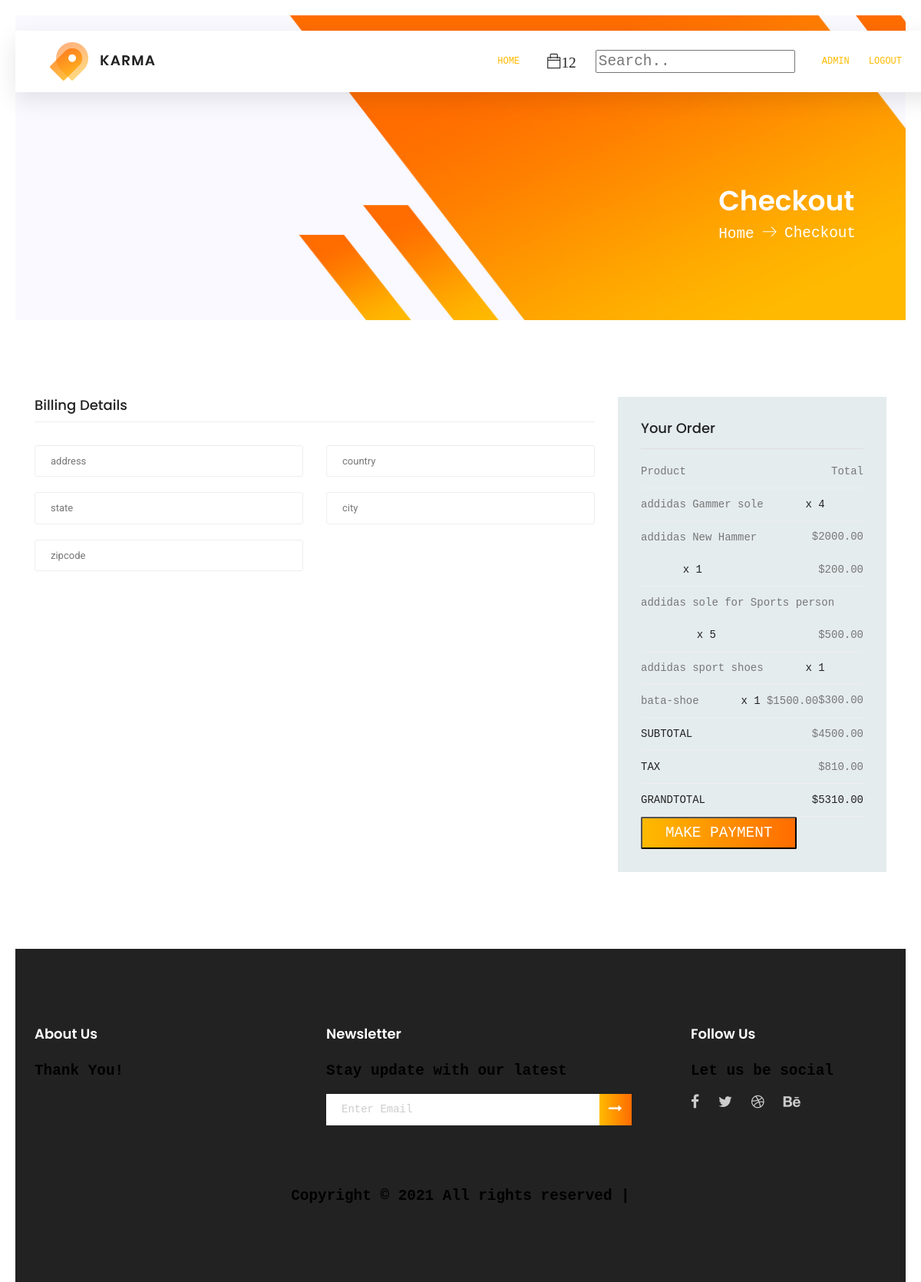
Screenshot of /checkout/ (signed in) with the database file from the repository.
### store/models.py (models this page shows, shortened)
class OrderItem(models.Model):
    product = models.ForeignKey(Product, on_delete=models.SET_NULL, null=True)
    order = models.ForeignKey(Order, null=True, on_delete=models.SET_NULL)
    quantity = models.IntegerField(default=0, null=True, blank=True)
    date_added = models.DateTimeField(auto_now_add=True)
    @property
    def get_total(self):
        total = self.product.price * self.quantity
        return total

class Product(models.Model):
    name = models.CharField(max_length=50)
    price = models.DecimalField(max_digits=7, decimal_places=2)
    image = models.ImageField(null=True, blank=True)
    quantity = models.IntegerField(null=True, blank=True)

class Order(models.Model):
    customer = models.ForeignKey(
        Customer, null=True, blank=True, on_delete=models.SET_NULL)
    date_ordered = models.DateTimeField(auto_now_add=True)
    complete = models.BooleanField(default=False, null=True, blank=False)
    transaction_id = models.CharField(max_length=80, null=True)
    @property
    def shipping(self):
        shipping = True
        return shipping
    @property
    def get_cart_total(self):
        orderitems = self.orderitem_set.all()
        total = sum([item.get_total for item in orderitems])
        return total
    @property
    def get_cart_items(self):
        orderitems = self.orderitem_set.all()
        total = sum([item.quantity for item in orderitems])
        return total

### store/views.py (the view)
# urls.py: path('checkout/', views.checkout, name="Checkout"),
@login_required
def checkout(request):
    if request.user.is_authenticated:
        customer = request.user.customer
        order, created = Order.objects.get_or_create(
            customer=customer, complete=False)
        items = order.orderitem_set.all()
        total = order.get_cart_total
        tax = 18
        tax_total = (total * tax) / 100
        grand_total = tax_total + total
        cartItems = order.get_cart_items
    else:
        return redirect('Home')
    context = {'items': items, 'order': order, 'tax': tax_total,
               'grand_total': grand_total, 'cartItems': cartItems}
    return render(request, 'store/checkout.html', context)

### store/templates/store/checkout.html (shortened to what this page needs)
{% extends 'store/main.html' %} {%load static %} {% block content %}
<section class="banner-area organic-breadcrumb">
    <div class="container">
        <div class="breadcrumb-banner d-flex flex-wrap align-items-center justify-content-end">
            <div class="col-first">
                <h1>Checkout</h1>
                <nav class="d-flex align-items-center">
                    <a href="index.html">Home<span class="lnr lnr-arrow-right"></span></a>
                    <a href="single-product.html">Checkout</a>
                </nav>
            </div>
        </div>
    </div>
</section>
{% if user.is_authenticated %}
<section class="checkout_area section_gap">
    <div class="container">
        <div class="billing_details">
            <div class="row">
                <div class="col-lg-8">
                    <h3>Billing Details</h3>
                    <form class="row contact_form" id="form" method="post" novalidate="novalidate">
                        <div class="col-md-6 form-group p_star">
                            <input type="text" class="form-control" id="add1" name="address" placeholder="address" required>
                        </div>
                        <div class="col-md-6 form-group p_star">
                            <input type="text" class="form-control" id="country" name="country" placeholder="country" required>
                        </div>
                        <div class="col-md-6 form-group p_star">
                            <input type="text" class="form-control" id="state" name="state" placeholder="state" required>
                        </div>
                        <div class="col-md-6 form-group p_star">
                            <input type="text" class="form-control" id="city" name="city" placeholder="city" required>
                        </div>
                        <div class="col-md-6 form-group p_star">
                            <input type="text" class="form-control" id="zip" name="zipcode" placeholder="zipcode" required>
                        </div>
                    </form>
                </div>
                <div class="col-lg-4">
                    <div class="order_box">
                        <h2>Your Order</h2>
                        <ul class="list">
                            <li><a>Product <span>Total</span></a></li>
                            {% for item in items%}
                            <li><a>{{item.product.name}}<span class="middle"> x {{item.quantity}}</span> <span class="last">${{item.get_total|floatformat:2}}</span></a></li>
                            {% endfor %}
                        </ul>
                        <ul class="list list_2">
                            <li><a>Subtotal <span>${{order.get_cart_total|floatformat:2}}</span></a></li>
                            <li><a>Tax <span>${{tax|floatformat:2}}</span></a></li>
                            <li><a>GrandTotal <span>${{grand_total|floatformat:2}}</span></a></li>
                        </ul>
                        <div class="box-element hidden" id="payment-info">
                            <button class="primary-btn" id="make-payment">Make Payment</button>
                        </div>
                    </div>
                </div>
            </div>
        </div>
    </div>
</section>
{% endif %}
{% endblock content %}

### store/templates/store/main.html (shortened to what this page needs)
{% load static %}
<!DOCTYPE html>
<html lang="zxx" class="no-js">
<head>
    <link rel="stylesheet" href="{% static 'css/linearicons.css'%}" />
    <link rel="stylesheet" href="{% static 'css/font-awesome.min.css'%}" />
    <link rel="stylesheet" href="{% static 'css/themify-icons.css'%}" />
    <link rel="stylesheet" href="{% static 'css/bootstrap.css'%}" />
    <link rel="stylesheet" href="{% static 'css/owl.carousel.css'%}" />
    <link rel="stylesheet" href="{% static 'css/nice-select.css'%}" />
    <link rel="stylesheet" href="{% static 'css/nouislider.min.css'%}" />
    <link rel="stylesheet" href="{% static 'css/ion.rangeSlider.css'%}" />
    <link rel="stylesheet" href="{% static 'css/ion.rangeSlider.skinFlat.css'%}" />
    <link rel="stylesheet" href="{% static 'css/magnific-popup.css'%}" />
    <link rel="stylesheet" href="{% static 'css/main.css'%}" />
    <link rel="stylesheet" href="{% static 'css/cart.css'%}" />
</head>
<body>
    <header class="header_area sticky-header">
        <div class="main_menu">
            <nav class="navbar navbar-expand-lg navbar-light main_box">
                <div class="container">
                    <a class="navbar-brand logo_h" href="{% url 'Home' %}"><img src="{%static 'img/logo.png'%}" alt=""></a>
                    <div class="collapse navbar-collapse offset" id="navbarSupportedContent">
                        <ul class="nav navbar-nav menu_nav ml-auto">
                            <li class="nav-item active"><a class="nav-link" href="{% url 'Home' %}">Home</a></li>
                        </ul>
                        <ul class="nav navbar-nav navbar-right">
                            <li class="nav-item"><a href="{% url 'Cart' %}" class="cart"><span class="ti-bag ">{{cartItems}}</span></a>
                            </li>
                            <link rel="stylesheet" href="https://cdnjs.cloudflare.com/ajax/libs/font-awesome/4.7.0/css/font-awesome.min.css">
                            <li class="nav-item">
                                <div class="topnav">
                                    <div class="search-container">
                                        <form method="get" action="/search">
                                            <input type="text" placeholder="Search.." name="query" id="query" style="margin-top : 25px;">
                                        </form>
                                    </div>
                                </div>
                            </li>
                        </ul>
                        <ul class="nav navbar-nav navbar-right">
                            {% if user.is_authenticated %}
                            <li class="nav-item active"><a class="nav-link">{{user.username}}</a></li>
                            <li class="nav-item active"><a class="nav-link" href="{% url 'Logout' %}">Logout</a></li>
                            {% else %}
                            <li class="nav-item active"><a class="nav-link" href="{% url 'Login' %}">Login</a></li>
                            {% endif %}
                        </ul>
                    </div>
                </div>
            </nav>
        </div>
    </header>
    {% block content %} {% endblock content %}
    <footer class="footer-area section_gap">
        <div class="container">
            <div class="row">
                <div class="col-lg-4  col-md-6 col-sm-6">
                    <div class="single-footer-widget">
                        <h6>About Us</h6>
                        <p>
                            Thank You!
                        </p>
                    </div>
                </div>
                <div class="col-lg-5  col-md-6 col-sm-6">
                    <div class="single-footer-widget">
                        <h6>Newsletter</h6>
                        <p>Stay update with our latest</p>
                        <div class="" id="mc_embed_signup">
                            <form target="_blank" novalidate="true" action="https://spondonit.us12.list-manage.com/subscribe/post?u=1462626880ade1ac87bd9c93a&amp;id=92a4423d01" method="get" class="form-inline">
                                <div class="d-flex flex-row">
                                    <input class="form-control" name="EMAIL" placeholder="Enter Email" onfocus="this.placeholder = ''" onblur="this.placeholder = 'Enter Email '" required="" type="email">
                                    <button class="click-btn btn btn-default"><i class="fa fa-long-arrow-right" aria-hidden="true"></i></button>
                                </div>
                            </form>
                        </div>
                    </div>
                </div>
                <div class="col-lg-3 col-md-6 col-sm-6">
                    <div class="single-footer-widget">
                        <h6>Follow Us</h6>
                        <p>Let us be social</p>
                        <div class="footer-social d-flex align-items-center">
                            <a href="#"><i class="fa fa-facebook"></i></a>
                            <a href="#"><i class="fa fa-twitter"></i></a>
                            <a href="#"><i class="fa fa-dribbble"></i></a>
                            <a href="#"><i class="fa fa-behance"></i></a>
                        </div>
                    </div>
                </div>
            </div>
            <div class="footer-bottom d-flex justify-content-center align-items-center flex-wrap">
                <p class="footer-text m-0">
                    Copyright &copy;
                     All rights reserved |
                </p>
            </div>
        </div>
    </footer>
</body>
</html>

### rows the page displays
OrderItem: product.name "addidas Gammer sole", quantity "4", get_total "2000.00"
OrderItem: product.name "addidas New Hammer", quantity "1", get_total "200.00"
OrderItem: product.name "addidas sole for Sports person", quantity "5", get_total "500.00"
OrderItem: product.name "addidas sport shoes", quantity "1", get_total "300.00"
OrderItem: product.name "bata-shoe", quantity "1", get_total "1500.00"
Order: get_cart_total "4500.00"

### other values shown
{{ cartItems }} "12"
{{ user.username }} "ADMIN"
{{ tax|floatformat:2 }} "810.00"
{{ grand_total|floatformat:2 }} "5310.00"
